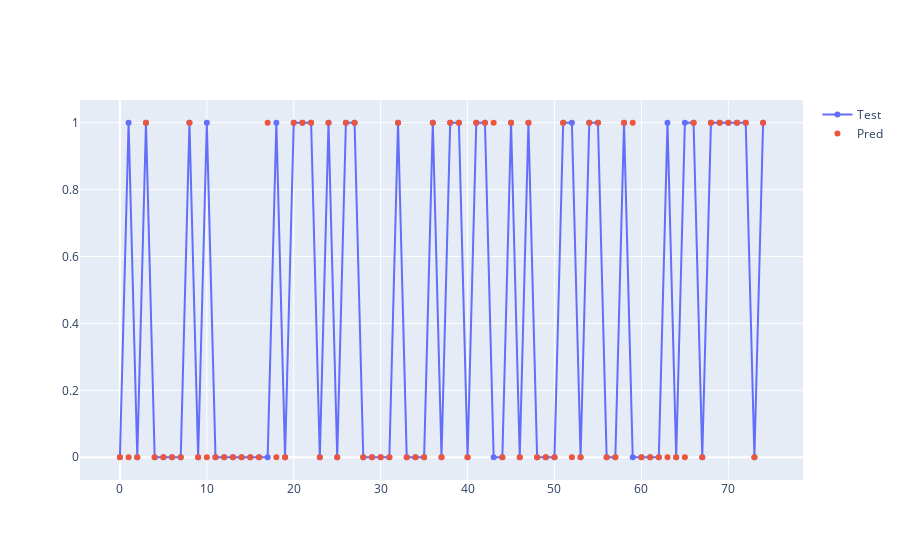

The code cell stored with this chart in its notebook:
### Code cell
y_pred = logre.predict(X_test)
actual = []
prediction = []
for i,j in zip(y_test,y_pred):
    actual.append(i)
    prediction.append(j)
dic = {'Actual':actual,
       'Prediction':prediction
       }
result  = pd.DataFrame(dic)
import plotly.graph_objects as go

fig = go.Figure()


fig.add_trace(go.Scatter(x=np.arange(0,len(y_test)), y=y_test,
                         mode='markers+lines',
                         name='Test'))
fig.add_trace(go.Scatter(x=np.arange(0,len(y_test)), y=y_pred,
                         mode='markers',
                         name='Pred'))

### Figure 1 — Plotly figure (JSON) as saved in the notebook; plotly's stock layout.template omitted (floating-point values rounded to 4 significant figures)
{"data": [{"mode": "markers+lines", "name": "Test", "x": [0, 1, 2, 3, 4, 5, 6, 7, 8, 9, 10, 11, 12, 13, 14, 15, 16, 17, 18, 19, 20, 21, 22, 23, 24, 25, 26, 27, 28, 29, 30, 31, 32, 33, 34, 35, 36, 37, 38, 39, 40, 41, 42, 43, 44, 45, 46, 47, 48, 49, 50, 51, 52, 53, 54, 55, 56, 57, 58, 59, 60, 61, 62, 63, 64, 65, 66, 67, 68, 69, 70, 71, 72, 73, 74], "y": [0, 1, 0, 1, 0, 0, 0, 0, 1, 0, 1, 0, 0, 0, 0, 0, 0, 0, 1, 0, 1, 1, 1, 0, 1, 0, 1, 1, 0, 0, 0, 0, 1, 0, 0, 0, 1, 0, 1, 1, 0, 1, 1, 0, 0, 1, 0, 1, 0, 0, 0, 1, 1, 0, 1, 1, 0, 0, 1, 0, 0, 0, 0, 1, 0, 1, 1, 0, 1, 1, 1, 1, 1, 0, 1], "type": "scatter"}, {"mode": "markers", "name": "Pred", "x": [0, 1, 2, 3, 4, 5, 6, 7, 8, 9, 10, 11, 12, 13, 14, 15, 16, 17, 18, 19, 20, 21, 22, 23, 24, 25, 26, 27, 28, 29, 30, 31, 32, 33, 34, 35, 36, 37, 38, 39, 40, 41, 42, 43, 44, 45, 46, 47, 48, 49, 50, 51, 52, 53, 54, 55, 56, 57, 58, 59, 60, 61, 62, 63, 64, 65, 66, 67, 68, 69, 70, 71, 72, 73, 74], "y": [0, 0, 0, 1, 0, 0, 0, 0, 1, 0, 0, 0, 0, 0, 0, 0, 0, 1, 0, 0, 1, 1, 1, 0, 1, 0, 1, 1, 0, 0, 0, 0, 1, 0, 0, 0, 1, 0, 1, 1, 0, 1, 1, 1, 0, 1, 0, 1, 0, 0, 0, 1, 0, 0, 1, 1, 0, 0, 1, 1, 0, 0, 0, 0, 0, 0, 1, 0, 1, 1, 1, 1, 1, 0, 1], "type": "scatter"}], "layout": {}}
